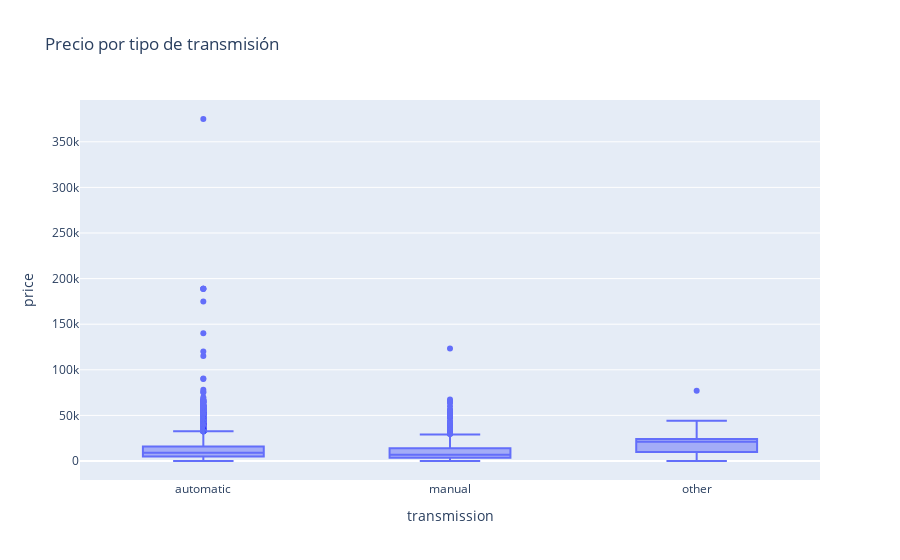

Write notebook code for a chart like this one.
### Code cell
# Boxplot por tipo de transmisión
px.box(df, x='transmission', y='price', title='Precio por tipo de transmisión')

### Figure 1 — Plotly figure (JSON) as saved in the notebook; plotly's stock layout.template omitted (floating-point values rounded to 4 significant figures; data arrays with more than 128 entries replaced by an {"elided": "..."} marker saying what was removed)
{"data": [{"alignmentgroup": "True", "hovertemplate": "transmission=%{x}<br>price=%{y}<extra></extra>", "legendgroup": "", "marker": {"color": "#636efa"}, "name": "", "notched": false, "offsetgroup": "", "orientation": "v", "showlegend": false, "type": "box", "x": {"elided": "29916 str values"}, "x0": " ", "xaxis": "x", "y": {"elided": "29916 int values"}, "y0": " ", "yaxis": "y"}], "layout": {"boxmode": "group", "legend": {"tracegroupgap": 0}, "title": {"text": "Precio por tipo de transmisión"}, "xaxis": {"anchor": "y", "domain": [0, 1], "title": {"text": "transmission"}}, "yaxis": {"anchor": "x", "domain": [0, 1], "title": {"text": "price"}}}}
